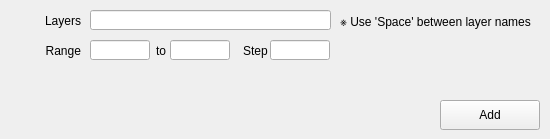
    <widget class="QWidget" name="tab_7">
     <attribute name="title">
      <string>Multi Layer Size(Irregular)</string>
     </attribute>
     <widget class="QLabel" name="irregularMultiLayerSizeLayer_Label">
      <property name="geometry">
       <rect>
        <x>10</x>
        <y>10</y>
        <width>71</width>
        <height>21</height>
       </rect>
      </property>
      <property name="text">
       <string>Layers</string>
      </property>
      <property name="alignment">
       <set>Qt::AlignRight|Qt::AlignTrailing|Qt::AlignVCenter</set>
      </property>
     </widget>
     <widget class="QLabel" name="irregularMultiLayerSizeTo_Label">
      <property name="geometry">
       <rect>
        <x>153</x>
        <y>40</y>
        <width>16</width>
        <height>21</height>
       </rect>
      </property>
      <property name="text">
       <string>to</string>
      </property>
      <property name="alignment">
       <set>Qt::AlignCenter</set>
      </property>
     </widget>
     <widget class="QLineEdit" name="irregularMultiLayerSizeTo_LineEdit">
      <property name="geometry">
       <rect>
        <x>170</x>
        <y>40</y>
        <width>60</width>
        <height>20</height>
       </rect>
      </property>
      <property name="alignment">
       <set>Qt::AlignRight|Qt::AlignTrailing|Qt::AlignVCenter</set>
      </property>
     </widget>
     <widget class="QLabel" name="irregularMultiLayerSizeStep_Label">
      <property name="geometry">
       <rect>
        <x>240</x>
        <y>40</y>
        <width>31</width>
        <height>21</height>
       </rect>
      </property>
      <property name="text">
       <string>Step</string>
      </property>
      <property name="alignment">
       <set>Qt::AlignCenter</set>
      </property>
     </widget>
     <widget class="QLineEdit" name="irregularMultiLayerSizeLayer_LineEdit">
      <property name="geometry">
       <rect>
        <x>90</x>
        <y>10</y>
        <width>241</width>
        <height>20</height>
       </rect>
      </property>
     </widget>
     <widget class="QLineEdit" name="irregularMultiLayerSizeStep_LineEdit">
      <property name="geometry">
       <rect>
        <x>270</x>
        <y>40</y>
        <width>60</width>
        <height>20</height>
       </rect>
      </property>
      <property name="alignment">
       <set>Qt::AlignRight|Qt::AlignTrailing|Qt::AlignVCenter</set>
      </property>
     </widget>
     <widget class="QLineEdit" name="irregularMultiLayerSizeFrom_LineEdit">
      <property name="geometry">
       <rect>
        <x>90</x>
        <y>40</y>
        <width>60</width>
        <height>20</height>
       </rect>
      </property>
      <property name="alignment">
       <set>Qt::AlignRight|Qt::AlignTrailing|Qt::AlignVCenter</set>
      </property>
     </widget>
     <widget class="QLabel" name="irregularMultiLayerSizeRange_LineEdit">
      <property name="geometry">
       <rect>
        <x>10</x>
        <y>40</y>
        <width>71</width>
        <height>21</height>
       </rect>
      </property>
      <property name="text">
       <string>Range</string>
      </property>
      <property name="alignment">
       <set>Qt::AlignRight|Qt::AlignTrailing|Qt::AlignVCenter</set>
      </property>
     </widget>
     <widget class="QPushButton" name="irregularMultiLayerSizeAdd_Button">
      <property name="geometry">
       <rect>
        <x>440</x>
        <y>100</y>
        <width>100</width>
        <height>30</height>
       </rect>
      </property>
      <property name="text">
       <string>Add</string>
      </property>
     </widget>
     <widget class="QLabel" name="irregularMultiLayerSizeNotice_Label">
      <property name="geometry">
       <rect>
        <x>340</x>
        <y>10</y>
        <width>201</width>
        <height>21</height>
       </rect>
      </property>
      <property name="text">
       <string>※ Use 'Space' between layer names</string>
      </property>
      <property name="alignment">
       <set>Qt::AlignLeading|Qt::AlignLeft|Qt::AlignVCenter</set>
      </property>
     </widget>
    </widget>
